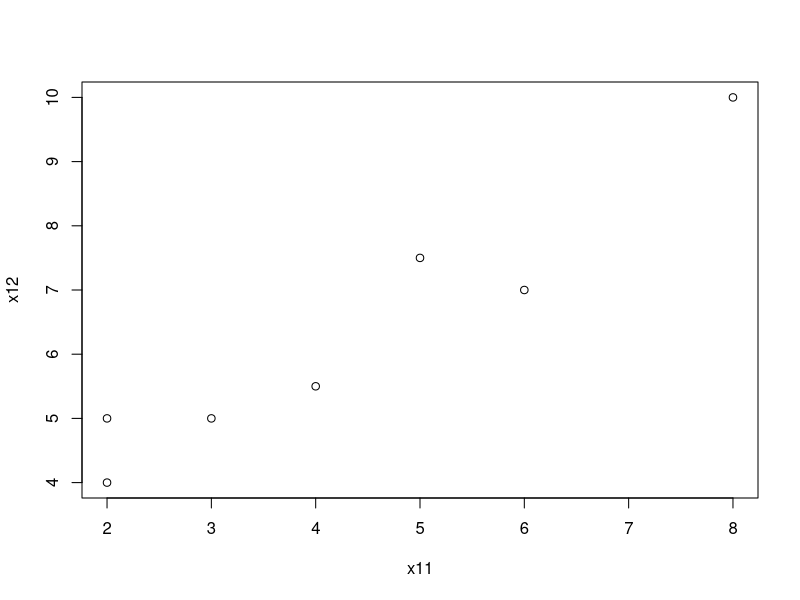
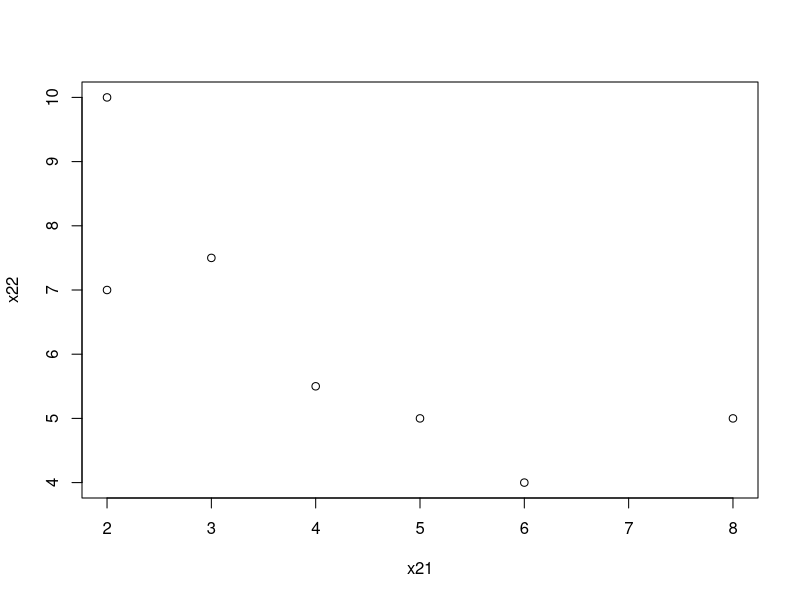
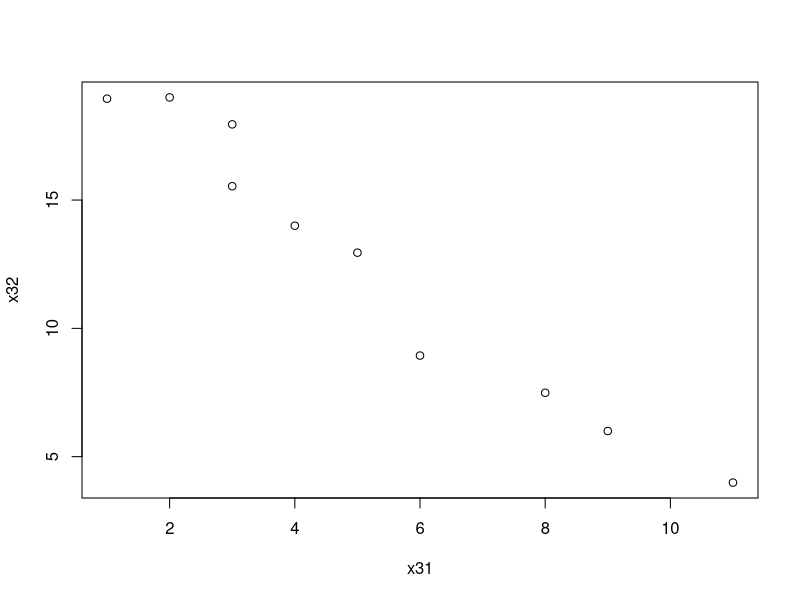
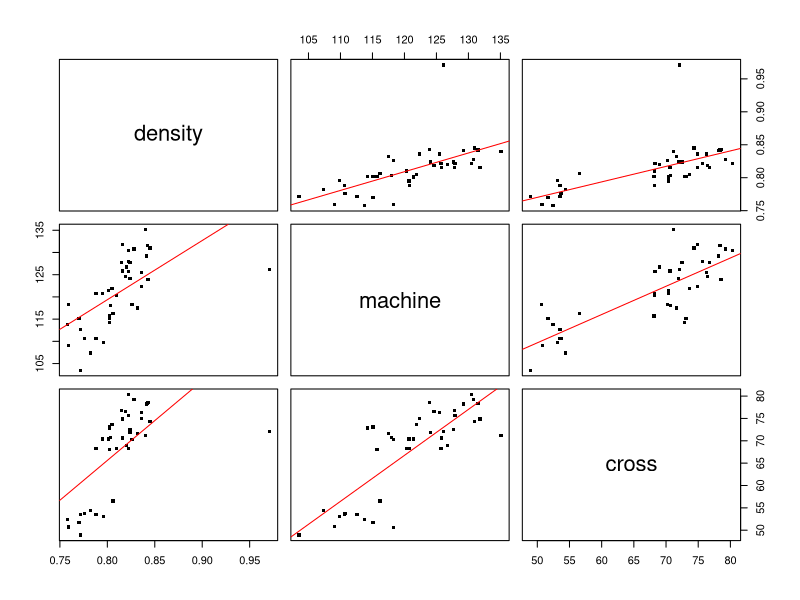

Write R code to recreate these figures, in order. (Note: this script raises an error after producing the figures.)
# Graphical Techniques

# Figura 1.1
x11=c(3,4,2,6,8,2,5)
x12= c(5, 5.5, 4, 7, 10, 5, 7.5)
x11
x12
plot(x11, x12)

# Figura 1.2
x21=c(5,4,6,2,2,8,3)
x22= c(5, 5.5, 4, 7, 10, 5, 7.5)
x21
x22
plot(x21, x22)


#EJERCICIO 1.1
mean(x11)
var(x11)
mean(x12)
var(x12)
cov(x11,x12)


#Ejercicio 1.2
x31= c(1,2,3,3,4,5,6,8,9,11)
x32= c(18.95, 19, 17.95, 15.54, 14, 12.95, 8.94, 7.49, 6, 3.99)

# a) Construye un gráfico de dispersión de los datos y los diagramas de puntos marginales
plot(x31,x32)

# b) Infiera el signo de la covarianza de la muestra del gráfico de dispersión 
# La covarianza tiene signo negativo
cov(x31,x32)*-1
#c)  Medias, varianzas, covariazna y correlación
mean(x31)
var(x31)
mean(x32)
var(x32)
cov(x31,x32)
cor(x31,x32)


# Ejemplo 1.8 página 20 del libro
specimen= c(1,2,3,4,5,6,7,8,9,10,11,12,13,14,15,16,17,18,19,20,21,22,23,24,25,26,27,28,29,30,31,32,33,34,35,36,37,38,39,40,41)
density=c(.801,.824,.841,.816,.84,.842,.82,.802,.828,.819,.826,.802,.81,.802,.832,.796,.759,.77,.759,.772,.806,.803,.845,.822,.971,.816,.836,.815,.822,.822,.843,.824,.788,.782,.795,.805,.836,.788,.772,.776,.758)
machine=c(121.41,127.7,129.2,131.8,135.1,131.5,126.7,115.1,130.8,124.6,118.31,114.2,120.3,115.7,117.51,109.81,109.1,115.1,118.31,112.6,116.2,118,131,125.7,126.1,125.8,125.5,127.8,130.5,127.9,123.9,124.1,120.8,107.4,120.7,121.91,122.31,110.60,103.51,110.71,113.8)
cross=c(70.42,72.47,78.2,74.89,71.21,78.39,69.02,73.1,79.28,76.48,70.25,72.88,68.23,68.12,71.62,53.1,50.85,51.68,50.6,53.51,56.53,70.7,74.35,68.29,72.1,70.64,76.33,76.75,80.33,75.68,78.54,71.91,68.22,54.42,70.41,73.68,74.93,53.52,48.93,53.67,52.42)
df=cbind(density,machine,cross)
df
pairs(df, panel = function(x, y, ...){
  points(x, y, ...)
  abline( lm(y ~ x), col="red")
}, pch = ".", cex=5)

# d) del ejercicio 1.2 
mean(df)
var(df)
cov(df)
cor(df)


layout(matrix(c(2,0,1,3), nrow=2, byrow=TRUE), widths=c(2,1), heights = c(1,2),respect=TRUE)
#?layout
xlim=range(df $ density)* 1.1
xlim
xlim2=with(df, range(density))*1.1
#?with
xlim2
plot(density~machine, data = df, cex.lab=0.9, xlab=mlab, ylab=plab, type="n", xlim=xlim)
with(df, text(density, machine, cex=0.6, labels=abbreviate(row.names(df))))


cor(df)
with(df, cor(density,machine))
outcity1= match(c("","","",""),rownames(df))
with(df, cor(density[-outcity1], machine[-outcity1]))


hull = with( df , chull( density , machine ))
hull
with( df , plot( density , machine , pch = 1 , xlab = mlab , ylab = plab ))
with( df ,polygon( density [ hull ], machine [ hull ], density = 15 , angle = 30 ))
with( df , cor( density [ - hull ], machine [ - hull ]))
  